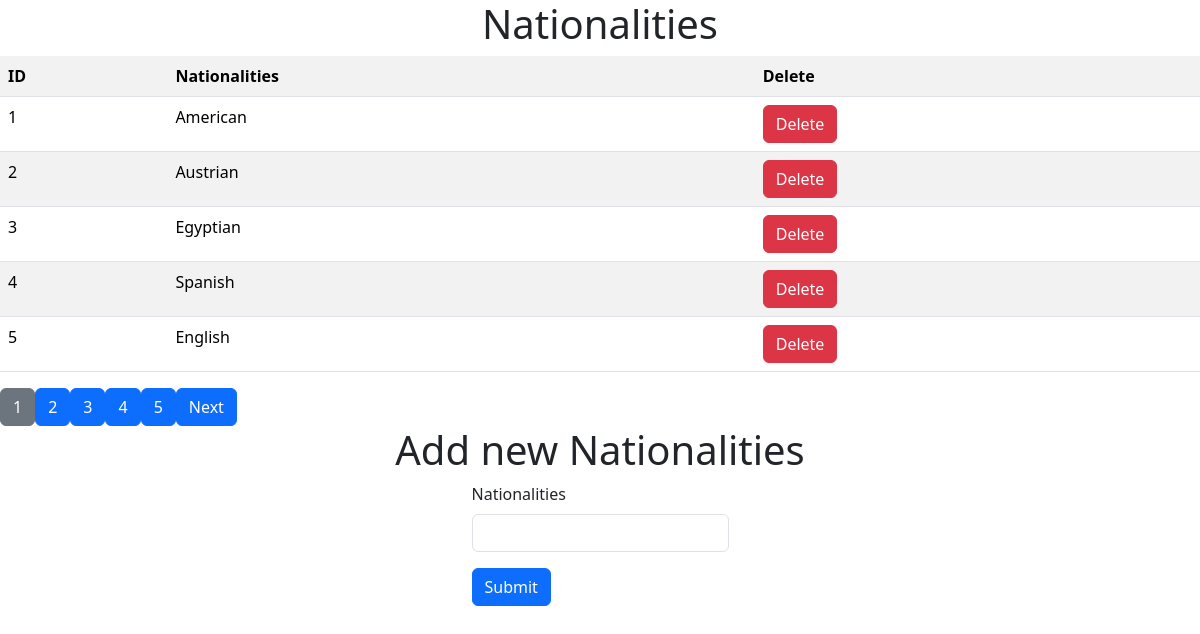
The page /admin/nationality.php (signed in) on the database its author committed.
### tables this page shows
CREATE TABLE `nationalities` (
  `NationalityID` int(11) NOT NULL,
  `NationalityName` varchar(30) NOT NULL
);

### admin/nationality.php (the view, shortened to what this page needs)
<?php
require_once("../connection.php");
$records_per_page = 5;
$page = isset($_GET['page']) ? $_GET['page'] : 1;
$start_from = ($page - 1) * $records_per_page;
$sql_total = "SELECT COUNT(*) FROM `nationalities`";
$stmt_total = $pdo->prepare($sql_total);
$stmt_total->execute();
$total_records = $stmt_total->fetchColumn();
$total_pages = ceil($total_records / $records_per_page);
$sql = "SELECT * FROM `nationalities` LIMIT :start_from, :records_per_page";
$stmt = $pdo->prepare($sql);
$stmt->bindParam(':start_from', $start_from, PDO::PARAM_INT);
$stmt->bindParam(':records_per_page', $records_per_page, PDO::PARAM_INT);
$stmt->execute();
$nationalities = $stmt->fetchAll(PDO::FETCH_ASSOC);
?>
<!DOCTYPE html>
<html lang="en">
<head>
    <link href="https://cdn.jsdelivr.net/npm/bootstrap@5.3.3/dist/css/bootstrap.min.css" rel="stylesheet">
</head>
<body>
    <h1 style="text-align:center">Nationalities</h1>
    <?php
    if(!$nationalities || count($nationalities) == 0){
        ?>
        <h3 style="color:red;text-align:center">No Nationalities Found</h3>
        <?php
    } else {
        ?>
        <table class="table table-striped">
            <tr>
                <th>ID</th>
                <th>Nationalities</th>
                <th>Delete</th>
            </tr>
            <?php
            foreach($nationalities as $nationalitie){
                ?>
                <tr>
                    <td><?php echo $nationalitie["NationalityID"] ?></td>
                    <td><?php echo $nationalitie["NationalityName"] ?></td>
                    <td>
                        <form action="actions/deleteNationality.php" method="post">
                            <input class="btn btn-danger" type="submit" value="Delete">
                        </form>
                    </td>
                </tr>
                <?php
            }
            ?>
        </table>
        <div class="pagination" style="text-align: center;">
            <?php
            for($i = 1; $i <= $total_pages; $i++){
                if($i == $page){
                    echo "<span class='btn btn-secondary'>$i</span> ";
                } else {
                    echo "<a href='?page=$i' class='btn btn-primary'>$i</a> ";
                }
            }
            if($page < $total_pages){
                echo "<a href='?page=" . ($page + 1) . "' class='btn btn-primary'>Next</a>";
            }
            ?>
        </div>
        <?php
    }
    ?>
    <h1 style="text-align: center;">Add new Nationalities</h1>
    <div style="display: flex;justify-content:center;align-items:center">
        <form action="actions/addNationality.php" method="POST">
            <div class="mb-3">
                <label for="exampleInputEmail1" class="form-label">Nationalities</label>
                <input type="text" name="nationality" class="form-control" id="exampleInputEmail1" aria-describedby="emailHelp">
            </div>
            <button type="submit" class="btn btn-primary">Submit</button>
        </form>
    </div>
</body>
</html>

### rows shown on the page
nationalities: NationalityID "1", NationalityName "American"
nationalities: NationalityID "2", NationalityName "Austrian"
nationalities: NationalityID "3", NationalityName "Egyptian"
nationalities: NationalityID "4", NationalityName "Spanish"
nationalities: NationalityID "5", NationalityName "English"
